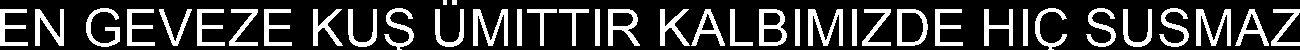
#> input picture lab07/images/inverted.bmp, 1300 x 50 px
$ python segmentation.py
#> lines starting #> are read from the running program, lines starting #| are printed output that depends on the picture; after the words box and inside, x2 and y2 are one past the last pixel; in counts of white or black regions, pixels touching at a corner belong together
import numpy as np
import matplotlib.pyplot as plt
from os import path
from PIL import Image, ImageDraw
from PIL.ImageOps import invert


def cut_white(img: np.array, profile: np.array, axis: int) -> np.array:
    start = profile.nonzero()[0][0]
    end = profile.nonzero()[0][-1] + 1

    if axis == 0:
        return img[start:end, :], profile[start:end]
    elif axis == 1:
        return img[:, start:end], profile[start:end]

def calculate_profile(img: np.array, axis: int) -> np.array:
    return np.sum(img, axis=1 - axis)
def split_letters(img: np.array, profile: np.array):
    assert img.shape[1] == profile.shape[0]
    letters = []
    letter_borders = []
    letter_start = 0
    is_empty = True

    for i in range(img.shape[1]):
        if profile[i] == 0:
            if not is_empty:
                is_empty = True
                letters.append(img[:, letter_start:i + 1])
                letter_borders.append(i+1)

        else:
            if is_empty:
                is_empty = False
                letter_start = i
                letter_borders.append(letter_start)

    letters.append(img[:, letter_start:img.shape[1] - 1])

    return letters, letter_borders


def bar(data, bins, axis):
    if axis == 1:
        plt.bar(x=bins, height=data)

    elif axis == 0:
        plt.barh(y=bins, width=data)

    else:
        raise ValueError('Invalid axis')

if __name__ == '__main__':
    img = np.array(Image.open('images/inverted.bmp').convert('L'))
#> img is the input picture: shape (50, 1300); 22.7% white; 39 white regions, largest, box (x1, y1, x2, y2) and area: (473, 9, 508, 46) 597, (808, 9, 843, 46) 597, (1196, 9, 1231, 46) 597

    profile_x = calculate_profile(img, 0)
#> profile_x = 50 values, max 160905 at index 43, min 0 at index 5, mean 75342.3
    profile_y = calculate_profile(img, 1)
#> profile_y = 1300 values, max 9435 at index 0, min 0 at index 28, mean 2897.8

    img_letters, letter_borders = split_letters(img, profile_y)
#> after the loop in split_letters, `for i in range(img.shape[1]):`: is_empty = False; letter_borders = 73 values from 0 to 1271; letter_start = 1271; letters = 36 items
#> img_letters = 37 items; letter_borders = 73 values from 0 to 1271

    result_img = Image.fromarray(img.astype(np.uint8), 'L')
    rgb_img = Image.new("RGB", result_img.size)
#> rgb_img: PIL image 1300x50 RGB; every value is 0
    rgb_img.paste(result_img)
    draw = ImageDraw.Draw(rgb_img)

    for i, letter in enumerate(img_letters):
        # result = np.array()
        for axis in (0, 1):
            profile = calculate_profile(letter, axis)
            letter, _ = cut_white(letter, profile, axis)
        letter_img = Image.fromarray(letter.astype(np.uint8), 'L').convert('1')

        letter_img = invert(letter_img)
        letter_img.save(f"result/segmented/{i}.png")
#> this loop made 37 passes
#> pass 1, `letter_img = Image.fromarray(letter.astype(np.uint8), 'L').convert('1')`:
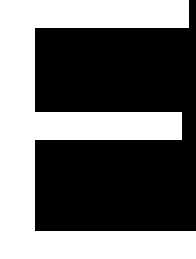
#> letter_img: PIL image 28x37 1 (shown 7 times larger); 43.3% white; 1 white region, box (x1, y1, x2, y2) and area: (0, 0, 28, 37) 449
#> pass 2, `letter_img = Image.fromarray(letter.astype(np.uint8), 'L').convert('1')`:
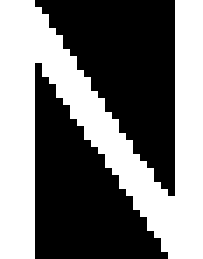
#> letter_img: PIL image 29x37 1 (shown 7 times larger); 46.6% white; 1 white region, box (x1, y1, x2, y2) and area: (0, 0, 29, 37) 500
#> after the loop:
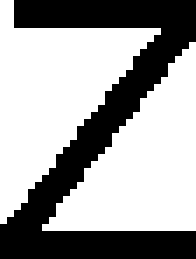
#> letter_img: PIL image 28x37 1 (shown 7 times larger); 63.1% white; 1 black region, box (x1, y1, x2, y2) and area: (0, 0, 28, 37) 382
